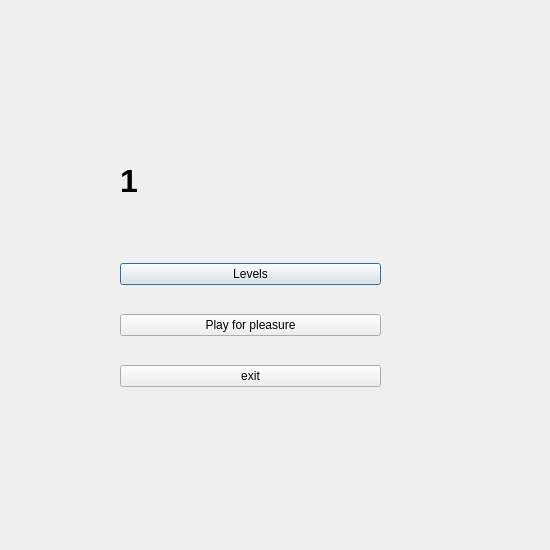
<?xml version="1.0" encoding="UTF-8"?>
<ui version="4.0">
 <class>End</class>
 <widget class="QDialog" name="End">
  <property name="geometry">
   <rect>
    <x>0</x>
    <y>0</y>
    <width>550</width>
    <height>550</height>
   </rect>
  </property>
  <property name="minimumSize">
   <size>
    <width>550</width>
    <height>550</height>
   </size>
  </property>
  <property name="maximumSize">
   <size>
    <width>550</width>
    <height>550</height>
   </size>
  </property>
  <property name="windowTitle">
   <string>Dialog</string>
  </property>
  <widget class="QWidget" name="horizontalLayoutWidget">
   <property name="geometry">
    <rect>
     <x>120</x>
     <y>120</y>
     <width>261</width>
     <height>121</height>
    </rect>
   </property>
   <layout class="QHBoxLayout" name="horizontalLayout">
    <item>
     <layout class="QGridLayout" name="gridLayout"/>
    </item>
    <item>
     <widget class="QLabel" name="labelScore">
      <property name="palette">
       <palette>
        <active>
         <colorrole role="WindowText">
          <brush brushstyle="SolidPattern">
           <color alpha="255">
            <red>0</red>
            <green>0</green>
            <blue>0</blue>
           </color>
          </brush>
         </colorrole>
         <colorrole role="Button">
          <brush brushstyle="SolidPattern">
           <color alpha="255">
            <red>255</red>
            <green>0</green>
            <blue>0</blue>
           </color>
          </brush>
         </colorrole>
         <colorrole role="Light">
          <brush brushstyle="SolidPattern">
           <color alpha="255">
            <red>255</red>
            <green>127</green>
            <blue>127</blue>
           </color>
          </brush>
         </colorrole>
         <colorrole role="Midlight">
          <brush brushstyle="SolidPattern">
           <color alpha="255">
            <red>255</red>
            <green>63</green>
            <blue>63</blue>
           </color>
          </brush>
         </colorrole>
         <colorrole role="Dark">
          <brush brushstyle="SolidPattern">
           <color alpha="255">
            <red>127</red>
            <green>0</green>
            <blue>0</blue>
           </color>
          </brush>
         </colorrole>
         <colorrole role="Mid">
          <brush brushstyle="SolidPattern">
           <color alpha="255">
            <red>170</red>
            <green>0</green>
            <blue>0</blue>
           </color>
          </brush>
         </colorrole>
         <colorrole role="Text">
          <brush brushstyle="SolidPattern">
           <color alpha="255">
            <red>0</red>
            <green>0</green>
            <blue>0</blue>
           </color>
          </brush>
         </colorrole>
         <colorrole role="BrightText">
          <brush brushstyle="SolidPattern">
           <color alpha="255">
            <red>255</red>
            <green>255</green>
            <blue>255</blue>
           </color>
          </brush>
         </colorrole>
         <colorrole role="ButtonText">
          <brush brushstyle="SolidPattern">
           <color alpha="255">
            <red>0</red>
            <green>0</green>
            <blue>0</blue>
           </color>
          </brush>
         </colorrole>
         <colorrole role="Base">
          <brush brushstyle="SolidPattern">
           <color alpha="255">
            <red>255</red>
            <green>255</green>
            <blue>255</blue>
           </color>
          </brush>
         </colorrole>
         <colorrole role="Window">
          <brush brushstyle="SolidPattern">
           <color alpha="255">
            <red>255</red>
            <green>0</green>
            <blue>0</blue>
           </color>
          </brush>
         </colorrole>
         <colorrole role="Shadow">
          <brush brushstyle="SolidPattern">
           <color alpha="255">
            <red>0</red>
            <green>0</green>
            <blue>0</blue>
           </color>
          </brush>
         </colorrole>
         <colorrole role="AlternateBase">
          <brush brushstyle="SolidPattern">
           <color alpha="255">
            <red>255</red>
            <green>127</green>
            <blue>127</blue>
           </color>
          </brush>
         </colorrole>
         <colorrole role="ToolTipBase">
          <brush brushstyle="SolidPattern">
           <color alpha="255">
            <red>255</red>
            <green>255</green>
            <blue>220</blue>
           </color>
          </brush>
         </colorrole>
         <colorrole role="ToolTipText">
          <brush brushstyle="SolidPattern">
           <color alpha="255">
            <red>0</red>
            <green>0</green>
            <blue>0</blue>
           </color>
          </brush>
         </colorrole>
         <colorrole role="PlaceholderText">
          <brush brushstyle="SolidPattern">
           <color alpha="128">
            <red>0</red>
            <green>0</green>
            <blue>0</blue>
           </color>
          </brush>
         </colorrole>
        </active>
        <inactive>
         <colorrole role="WindowText">
          <brush brushstyle="SolidPattern">
           <color alpha="255">
            <red>0</red>
            <green>0</green>
            <blue>0</blue>
           </color>
          </brush>
         </colorrole>
         <colorrole role="Button">
          <brush brushstyle="SolidPattern">
           <color alpha="255">
            <red>255</red>
            <green>0</green>
            <blue>0</blue>
           </color>
          </brush>
         </colorrole>
         <colorrole role="Light">
          <brush brushstyle="SolidPattern">
           <color alpha="255">
            <red>255</red>
            <green>127</green>
            <blue>127</blue>
           </color>
          </brush>
         </colorrole>
         <colorrole role="Midlight">
          <brush brushstyle="SolidPattern">
           <color alpha="255">
            <red>255</red>
            <green>63</green>
            <blue>63</blue>
           </color>
          </brush>
         </colorrole>
         <colorrole role="Dark">
          <brush brushstyle="SolidPattern">
           <color alpha="255">
            <red>127</red>
            <green>0</green>
            <blue>0</blue>
           </color>
          </brush>
         </colorrole>
         <colorrole role="Mid">
          <brush brushstyle="SolidPattern">
           <color alpha="255">
            <red>170</red>
            <green>0</green>
            <blue>0</blue>
           </color>
          </brush>
         </colorrole>
         <colorrole role="Text">
          <brush brushstyle="SolidPattern">
           <color alpha="255">
            <red>0</red>
            <green>0</green>
            <blue>0</blue>
           </color>
          </brush>
         </colorrole>
         <colorrole role="BrightText">
          <brush brushstyle="SolidPattern">
           <color alpha="255">
            <red>255</red>
            <green>255</green>
            <blue>255</blue>
           </color>
          </brush>
         </colorrole>
         <colorrole role="ButtonText">
          <brush brushstyle="SolidPattern">
           <color alpha="255">
            <red>0</red>
            <green>0</green>
            <blue>0</blue>
           </color>
          </brush>
         </colorrole>
         <colorrole role="Base">
          <brush brushstyle="SolidPattern">
           <color alpha="255">
            <red>255</red>
            <green>255</green>
            <blue>255</blue>
           </color>
          </brush>
         </colorrole>
         <colorrole role="Window">
          <brush brushstyle="SolidPattern">
           <color alpha="255">
            <red>255</red>
            <green>0</green>
            <blue>0</blue>
           </color>
          </brush>
         </colorrole>
         <colorrole role="Shadow">
          <brush brushstyle="SolidPattern">
           <color alpha="255">
            <red>0</red>
            <green>0</green>
            <blue>0</blue>
           </color>
          </brush>
         </colorrole>
         <colorrole role="AlternateBase">
          <brush brushstyle="SolidPattern">
           <color alpha="255">
            <red>255</red>
            <green>127</green>
            <blue>127</blue>
           </color>
          </brush>
         </colorrole>
         <colorrole role="ToolTipBase">
          <brush brushstyle="SolidPattern">
           <color alpha="255">
            <red>255</red>
            <green>255</green>
            <blue>220</blue>
           </color>
          </brush>
         </colorrole>
         <colorrole role="ToolTipText">
          <brush brushstyle="SolidPattern">
           <color alpha="255">
            <red>0</red>
            <green>0</green>
            <blue>0</blue>
           </color>
          </brush>
         </colorrole>
         <colorrole role="PlaceholderText">
          <brush brushstyle="SolidPattern">
           <color alpha="128">
            <red>0</red>
            <green>0</green>
            <blue>0</blue>
           </color>
          </brush>
         </colorrole>
        </inactive>
        <disabled>
         <colorrole role="WindowText">
          <brush brushstyle="SolidPattern">
           <color alpha="255">
            <red>127</red>
            <green>0</green>
            <blue>0</blue>
           </color>
          </brush>
         </colorrole>
         <colorrole role="Button">
          <brush brushstyle="SolidPattern">
           <color alpha="255">
            <red>255</red>
            <green>0</green>
            <blue>0</blue>
           </color>
          </brush>
         </colorrole>
         <colorrole role="Light">
          <brush brushstyle="SolidPattern">
           <color alpha="255">
            <red>255</red>
            <green>127</green>
            <blue>127</blue>
           </color>
          </brush>
         </colorrole>
         <colorrole role="Midlight">
          <brush brushstyle="SolidPattern">
           <color alpha="255">
            <red>255</red>
            <green>63</green>
            <blue>63</blue>
           </color>
          </brush>
         </colorrole>
         <colorrole role="Dark">
          <brush brushstyle="SolidPattern">
           <color alpha="255">
            <red>127</red>
            <green>0</green>
            <blue>0</blue>
           </color>
          </brush>
         </colorrole>
         <colorrole role="Mid">
          <brush brushstyle="SolidPattern">
           <color alpha="255">
            <red>170</red>
            <green>0</green>
            <blue>0</blue>
           </color>
          </brush>
         </colorrole>
         <colorrole role="Text">
          <brush brushstyle="SolidPattern">
           <color alpha="255">
            <red>127</red>
            <green>0</green>
            <blue>0</blue>
           </color>
          </brush>
         </colorrole>
         <colorrole role="BrightText">
          <brush brushstyle="SolidPattern">
           <color alpha="255">
            <red>255</red>
            <green>255</green>
            <blue>255</blue>
           </color>
          </brush>
         </colorrole>
         <colorrole role="ButtonText">
          <brush brushstyle="SolidPattern">
           <color alpha="255">
            <red>127</red>
            <green>0</green>
            <blue>0</blue>
           </color>
          </brush>
         </colorrole>
         <colorrole role="Base">
          <brush brushstyle="SolidPattern">
           <color alpha="255">
            <red>255</red>
            <green>0</green>
            <blue>0</blue>
           </color>
          </brush>
         </colorrole>
         <colorrole role="Window">
          <brush brushstyle="SolidPattern">
           <color alpha="255">
            <red>255</red>
            <green>0</green>
            <blue>0</blue>
           </color>
          </brush>
         </colorrole>
         <colorrole role="Shadow">
          <brush brushstyle="SolidPattern">
           <color alpha="255">
            <red>0</red>
            <green>0</green>
            <blue>0</blue>
           </color>
          </brush>
         </colorrole>
         <colorrole role="AlternateBase">
          <brush brushstyle="SolidPattern">
           <color alpha="255">
            <red>255</red>
            <green>0</green>
            <blue>0</blue>
           </color>
          </brush>
         </colorrole>
         <colorrole role="ToolTipBase">
          <brush brushstyle="SolidPattern">
           <color alpha="255">
            <red>255</red>
            <green>255</green>
            <blue>220</blue>
           </color>
          </brush>
         </colorrole>
         <colorrole role="ToolTipText">
          <brush brushstyle="SolidPattern">
           <color alpha="255">
            <red>0</red>
            <green>0</green>
            <blue>0</blue>
           </color>
          </brush>
         </colorrole>
         <colorrole role="PlaceholderText">
          <brush brushstyle="SolidPattern">
           <color alpha="128">
            <red>0</red>
            <green>0</green>
            <blue>0</blue>
           </color>
          </brush>
         </colorrole>
        </disabled>
       </palette>
      </property>
      <property name="font">
       <font>
        <pointsize>24</pointsize>
        <bold>true</bold>
       </font>
      </property>
      <property name="text">
       <string>1</string>
      </property>
     </widget>
    </item>
   </layout>
  </widget>
  <widget class="QWidget" name="verticalLayoutWidget">
   <property name="geometry">
    <rect>
     <x>120</x>
     <y>240</y>
     <width>261</width>
     <height>171</height>
    </rect>
   </property>
   <layout class="QVBoxLayout" name="verticalLayout">
    <item>
     <widget class="QPushButton" name="pushButton_levels">
      <property name="text">
       <string>Levels</string>
      </property>
     </widget>
    </item>
    <item>
     <widget class="QPushButton" name="pushButton_forPleasure">
      <property name="text">
       <string>Play for pleasure</string>
      </property>
     </widget>
    </item>
    <item>
     <widget class="QPushButton" name="pushButton_exit">
      <property name="text">
       <string>exit</string>
      </property>
     </widget>
    </item>
   </layout>
  </widget>
 </widget>
 <resources/>
 <connections/>
</ui>
